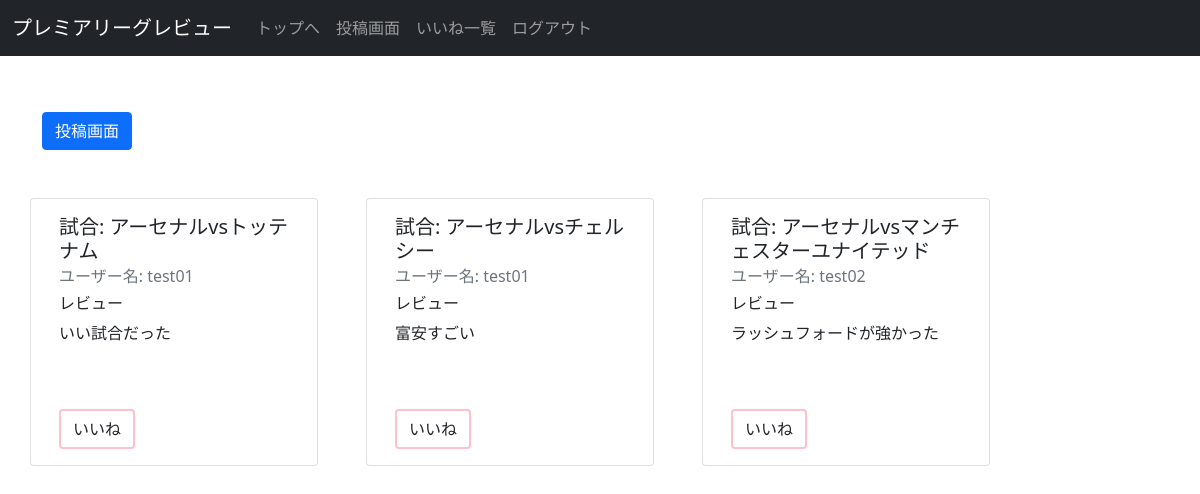
/ (signed in), run on an earlier commit of the app's database.
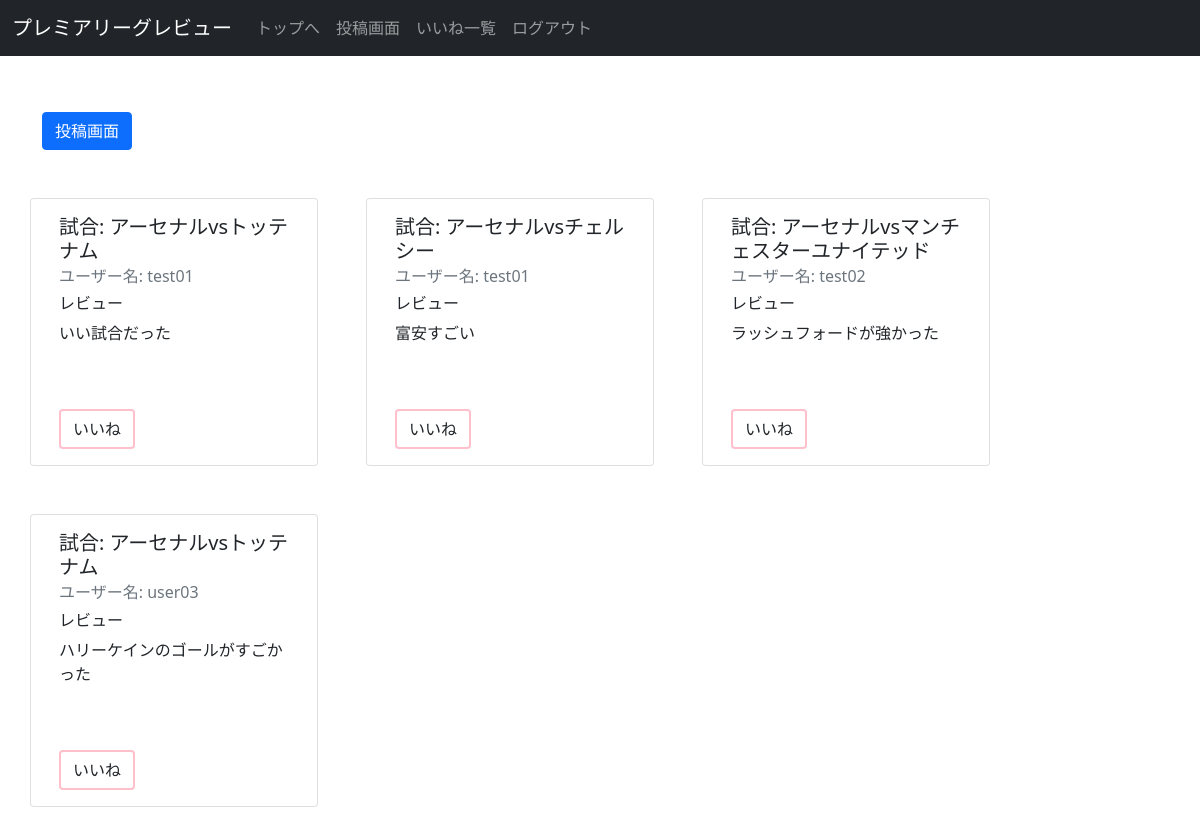
And on a later commit of the database.
### tables this page shows
CREATE TABLE review (
    id integer primary key autoincrement,
    user_id integer not null,
    username text not null,
    match text not null,
    review text not null,
    FOREIGN KEY(user_id) REFERENCES user(id)
);

### app.py (the view)
@app.route("/", methods=['GET', 'POST'])
@login_required
def index():
    reviews = get_db().execute("SELECT * FROM review").fetchall()
    rows = get_db().execute("SELECT review_id FROM like WHERE user_id=?", [session['user_id'], ])
    like_ReviewIds = []
    for row in rows:
        if not row['review_id'] in like_ReviewIds:
            like_ReviewIds.append(row['review_id'])
    return render_template('index.html', reviews=reviews, like_ReviewIds=like_ReviewIds)

### app.py (called while the page is built)
@login_manager.user_loader
def load_user(userid):
    return User(userid)

def connect_db():
    rv = sqlite3.connect(DATABASE)
    rv.row_factory = sqlite3.Row
    return rv

def get_db():
    if not hasattr(g, 'sqlite_db'):
        g.sqlite_db = connect_db()
    return g.sqlite_db

### templates/index.html
{% extends "base.html" %}
{% block content %}
<div class="container-sm mt-5">
    <a href="/post" role="button" class="btn btn-primary btn-md mt-2 mb-5">投稿画面</a>
    <div class="row ">
        {% for review in reviews %}
        <div class="card col-sm-3 me-5 mb-5" style="width: 18rem;">
            <div class="card-body">
                <h5 class="card-title">試合: {{ review.match }}</h5>
                <h6 class="card-subtitle mb-2 text-muted">ユーザー名: {{ review.username }}</h6>
                <h6>レビュー</h6>
                <p class="card-text">{{ review.review }}</p>
                {% if not review.id in like_ReviewIds %}
                <a href="/{{review.id}}/like" role="button" class="btn btn-ms mt-5" style="border-color: pink; border-width: 2px;">いいね</a>
                {% else %}
                <a href="/{{review.id}}/like-release" role="button" class="btn btn-ms mt-5" style="background-color: pink;">いいね解除</a>
                {% endif %}
            </div>
        </div>
        {% endfor %}
    </div>
</div>
{% endblock %}

### templates/base.html (shortened to what this page needs)
<!DOCTYPE html>
<html lang="en">
<head>
    <link href="https://cdn.jsdelivr.net/npm/bootstrap@5.0.2/dist/css/bootstrap.min.css" rel="stylesheet">
</head>
<body>
    <nav class="navbar navbar-expand-sm navbar-dark bg-dark">
        <div class="container-fluid">
          <a class="navbar-brand" href="/">プレミアリーグレビュー</a>
          <div class="collapse navbar-collapse" id="navbarNav">
            {% if session["user_id"] %}
            <ul class="navbar-nav">
              <li class="nav-item">
                <a class="nav-link" href="/">トップへ</a>
              </li>
              <li class="nav-item">
                <a class="nav-link" href="/post">投稿画面</a>
              </li>
              <li class="nav-item">
                <a class="nav-link" href="/likelist">いいね一覧</a>
              </li>
              <li class="nav-item">
                <a class="nav-link" href="/logout">ログアウト</a>
              </li>
            </ul>
            {% endif %}
          </div>
        </div>
    </nav>
    {% block content %}
    {% endblock %}
</body>
</html>

What changed in the data, as far as the page shows it:
added review: match "アーセナルvsトッテナム", username "user03", review "ハリーケインのゴールがすごかった"
